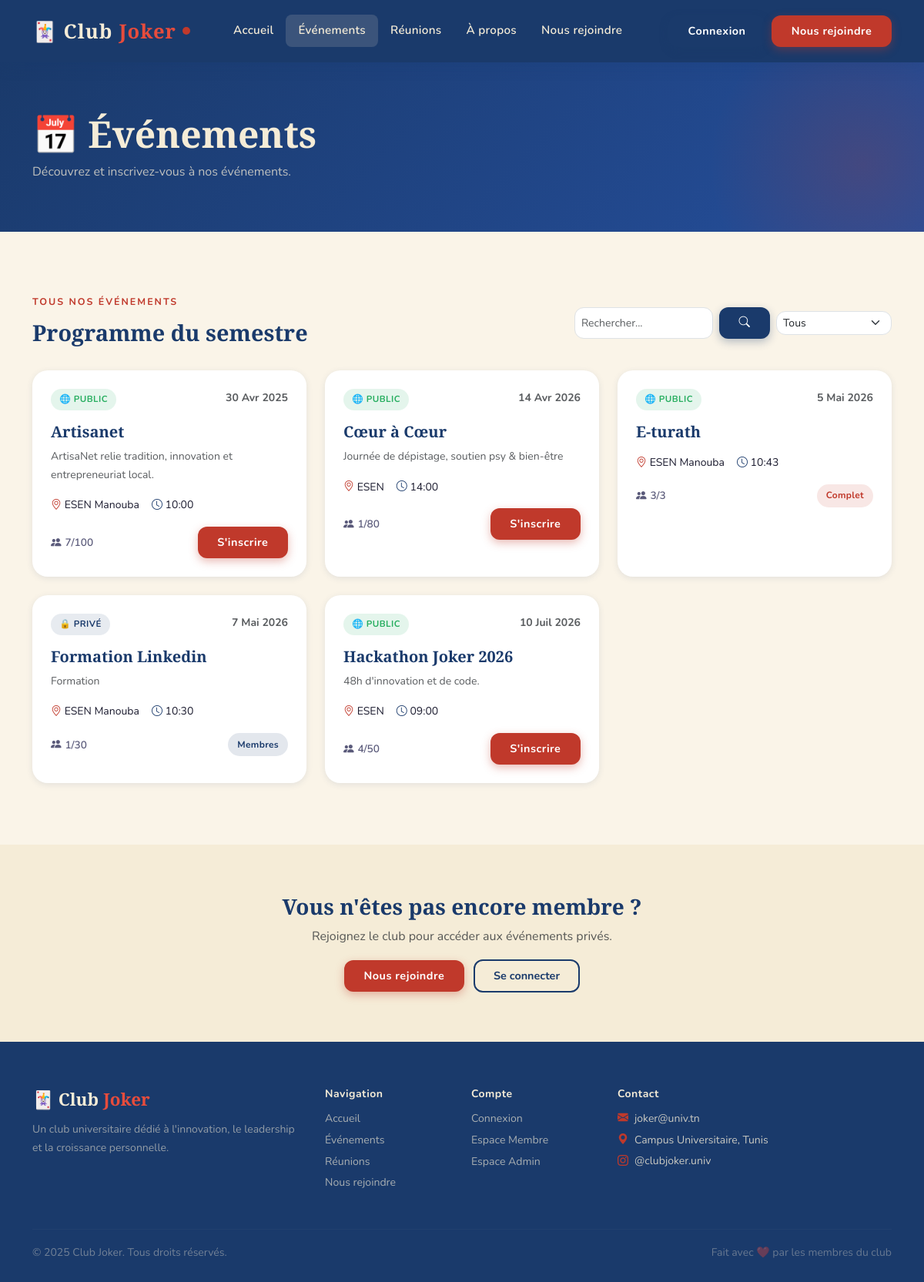
Page /index.php?page=evenements on the committed database.
### tables this page shows
CREATE TABLE `evenements` (
  `id` int NOT NULL,
  `titre` varchar(200) NOT NULL,
  `description` text,
  `date_evenement` date NOT NULL,
  `heure` time DEFAULT NULL,
  `lieu` varchar(150) DEFAULT NULL,
  `type` enum('public','prive') DEFAULT 'public',
  `max_participants` int DEFAULT '30',
  `id_createur` int DEFAULT NULL
);

### controllers/evenementController.php (called while the page is built, shortened)
<?php
require_once __DIR__ . '/../models/EvenementModel.php';
class EvenementController
{
    private EvenementModel $evenementModel;
    public function __construct()
    {
        $this->evenementModel = new EvenementModel();
    }
    public function afficherListe(): void
    {
        $filtre    = $_GET['filtre'] ?? 'tous';
        $recherche = trim($_GET['q'] ?? '');
        if (!empty($recherche)) {
            $evenements = $this->evenementModel->rechercher($recherche);
        } else {
            $evenements = $this->evenementModel->getTous($filtre);
        }
        require_once __DIR__ . '/../views/public/evenements.php';
    }
}

### config/database.php (called while the page is built, shortened)
<?php
class Database
{
    private static string $host     = 'localhost';
    private static string $dbname   = 'joker_club';
    private static string $user     = 'root';
    private static string $password = '';
    private static string $charset  = 'utf8mb4';
    private static ?PDO $instance = null;
    public static function getInstance(): PDO
    {
        if (self::$instance === null) {
            $host     = self::env('DB_HOST', self::$host);
            $port     = self::env('DB_PORT', '');
            $dbname   = self::env('DB_NAME', self::$dbname);
            $user     = self::env('DB_USER', self::env('DB_USERNAME', self::$user));
            $password = self::env('DB_PASSWORD', self::$password);
            $dsn = "mysql:host={$host}"
                 . ($port !== '' ? ";port={$port}" : '')
                 . ";dbname={$dbname}"
                 . ";charset=" . self::$charset;
            $options = [
                PDO::ATTR_ERRMODE            => PDO::ERRMODE_EXCEPTION,
                PDO::ATTR_DEFAULT_FETCH_MODE => PDO::FETCH_ASSOC,
                PDO::ATTR_EMULATE_PREPARES   => false,
            ];
            try {
                self::$instance = new PDO($dsn, $user, $password, $options);
            } catch (PDOException $e) {
                error_log('Database connection failed: ' . $e->getMessage());
                http_response_code(500);
                die('Connexion a la base de donnees echouee. Verifiez les variables DB_HOST, DB_NAME, DB_USER/DB_USERNAME et DB_PASSWORD.');
            }
        }
        return self::$instance;
    }
    private static function env(string $key, string $default = ''): string
    {
        $value = getenv($key);
        if ($value === false || $value === '') {
            return $default;
        }
        return $value;
    }
}

### models/evenementModel.php (called while the page is built, shortened)
<?php
require_once __DIR__ . '/../config/database.php';
class EvenementModel
{
    private PDO $pdo;
    public function __construct()
    {
        $this->pdo = Database::getInstance();
    }
    public function getTous(string $filtre = 'tous'): array
    {
        $sql = "SELECT e.*,
                       (SELECT COUNT(*) FROM inscriptions_evenements i
                        WHERE i.id_evenement = e.id) AS nb_inscrits
                FROM evenements e
                WHERE 1=1";
        $params = [];
        $sql .= " ORDER BY e.date_evenement ASC";
        $stmt = $this->pdo->prepare($sql);
        $stmt->execute($params);
        return $stmt->fetchAll();
    }
}

### views/public/evenements.php (the view, shortened to what this page needs)
<?php
$pageCourante = 'evenements';
require_once __DIR__ . '/../layout/header.php';
if (!function_exists('formatDateFr')) {
    function formatDateFr(string $date): string {
        $mois = ['','Jan','Fév','Mar','Avr','Mai','Juin','Juil','Aoû','Sep','Oct','Nov','Déc'];
        [$y, $m, $d] = explode('-', $date);
        return intval($d) . ' ' . $mois[intval($m)] . ' ' . $y;
    }
}
$filtreCourant = $_GET['filtre'] ?? 'tous';
$recherche     = $_GET['q'] ?? '';
?>
<div class="page-header">
  <div class="container" style="position:relative;z-index:2;">
    <h1 class="animate-fadeInUp">📅 Événements</h1>
    <p class="animate-fadeInUp delay-1">Découvrez et inscrivez-vous à nos événements.</p>
  </div>
</div>
<section class="section-pad">
  <div class="container">
    <div class="d-flex align-items-center justify-content-between flex-wrap gap-3 mb-4">
      <div class="section-heading mb-0">
        <span class="overline">Tous nos événements</span>
        <h2 style="font-size:1.8rem">Programme du semestre</h2>
      </div>
      <div class="d-flex gap-2 align-items-center flex-wrap">
        <form method="GET" action="index.php" class="d-flex gap-2">
          <input type="text" name="q" class="form-control form-control-sm rounded-joker"
                 placeholder="Rechercher..." value="<?= htmlspecialchars($recherche) ?>"
                 style="width:180px">
          <button type="submit" class="btn btn-joker-blue btn-sm">
            <i class="bi bi-search"></i>
          </button>
        </form>
        <form method="GET" action="index.php">
          <select class="form-select form-select-sm rounded-joker" name="filtre"
                  onchange="this.form.submit()" style="width:150px">
            <option value="tous"   <?= $filtreCourant === 'tous'   ? 'selected' : '' ?>>Tous</option>
          </select>
        </form>
      </div>
    </div>
    <div class="row g-4">
      <?php if (empty($evenements)): ?>
        <div class="col-12 empty-state">
          <i class="bi bi-calendar-x"></i>
          <p>Aucun événement trouvé.</p>
        </div>
      <?php else: ?>
        <?php foreach ($evenements as $evt):
          $nbInscrits = (int) $evt['nb_inscrits'];
          $spots      = (int) $evt['max_participants'] - $nbInscrits;
          $typeClass  = $evt['type'] === 'public' ? 'public' : 'private';
        ?>
        <div class="col-md-6 col-lg-4 animate-fadeInUp">
          <div class="joker-card h-100">
            <div class="card-body p-4">
              <div class="d-flex align-items-start justify-content-between mb-3">
                <span class="event-badge <?= $typeClass ?>">
                  <?= $evt['type'] === 'public' ? '🌐 Public' : '🔒 Privé' ?>
                </span>
                <small class="text-muted fw-bold"><?= formatDateFr($evt['date_evenement']) ?></small>
              </div>
              <h5 class="text-blue fw-bold mb-2"><?= htmlspecialchars($evt['titre']) ?></h5>
              <p class="text-muted small mb-3"><?= htmlspecialchars($evt['description'] ?? '') ?></p>
              <div class="d-flex align-items-center gap-3 mb-3 flex-wrap">
                <span class="small"><i class="bi bi-geo-alt text-red"></i> <?= htmlspecialchars($evt['lieu'] ?? '') ?></span>
                <span class="small"><i class="bi bi-clock text-blue"></i> <?= $evt['heure'] ? substr($evt['heure'],0,5) : '' ?></span>
              </div>
              <div class="d-flex align-items-center justify-content-between">
                <span class="participant-count">
                  <i class="bi bi-people-fill"></i> <?= $nbInscrits ?>/<?= $evt['max_participants'] ?>
                </span>
                <?php if ($evt['type'] === 'public' && $spots > 0): ?>
                  <button class="btn btn-joker-red btn-sm"
                          data-bs-toggle="modal"
                          data-bs-target="#modalInscription"
                          data-id="<?= $evt['id'] ?>"
                          data-titre="<?= htmlspecialchars($evt['titre']) ?>">
                    S'inscrire
                  </button>
                <?php elseif ($spots <= 0): ?>
                  <span class="badge-status refused">Complet</span>
                <?php else: ?>
                  <span class="badge-status active">Membres</span>
                <?php endif; ?>
              </div>
            </div>
          </div>
        </div>
        <?php endforeach; ?>
      <?php endif; ?>
    </div>
  </div>
</section>
<section style="background:var(--beige);padding:4rem 0">
  <div class="container text-center">
    <h3 class="text-blue mb-2">Vous n'êtes pas encore membre ?</h3>
    <p class="text-muted mb-3">Rejoignez le club pour accéder aux événements privés.</p>
    <a href="index.php?page=accueil#rejoindre" class="btn btn-joker-red me-2">Nous rejoindre</a>
    <a href="index.php?page=login" class="btn btn-joker-outline">Se connecter</a>
  </div>
</section>
<?php require_once __DIR__ . '/../layout/footer.php'; ?>

### index.php (shortened to what this page needs)
<?php
$page   = $_GET['page']   ?? 'accueil';
switch ($page) {
    case 'evenements':
        require_once __DIR__ . '/controllers/EvenementController.php';
        $ctrl = new EvenementController();
        $ctrl->afficherListe();
        break;
}

### views/layout/header.php (shortened to what this page needs)
<?php
$user       = $_SESSION['user'] ?? null;
$pageCourante = $pageCourante ?? '';
?>
<!DOCTYPE html>
<html lang="fr">
<head>
  <link rel="stylesheet" href="https://cdn.jsdelivr.net/npm/bootstrap@5.3.2/dist/css/bootstrap.min.css">
  <link rel="stylesheet" href="https://cdn.jsdelivr.net/npm/bootstrap-icons@1.11.3/font/bootstrap-icons.css">
  <link rel="stylesheet" href="public/style.css">
</head>
<body>
<nav class="navbar navbar-joker navbar-expand-lg">
  <div class="container">
    <a class="navbar-brand" href="index.php?page=accueil">
      🃏 Club <span style="color:var(--red-light)">Joker</span>
      <span class="brand-dot"></span>
    </a>
    <div class="collapse navbar-collapse" id="mainNav">
      <ul class="navbar-nav me-auto ms-4">
        <li class="nav-item">
          <a class="nav-link <?= $pageCourante === 'accueil' ? 'active' : '' ?>"
             href="index.php?page=accueil">Accueil</a>
        </li>
        <li class="nav-item">
          <a class="nav-link <?= $pageCourante === 'evenements' ? 'active' : '' ?>"
             href="index.php?page=evenements">Événements</a>
        </li>
        <li class="nav-item">
          <a class="nav-link <?= $pageCourante === 'reunions' ? 'active' : '' ?>"
             href="index.php?page=reunions">Réunions</a>
        </li>
        <li class="nav-item">
          <a class="nav-link" href="index.php?page=accueil#a-propos">À propos</a>
        </li>
        <li class="nav-item">
          <a class="nav-link" href="index.php?page=accueil#rejoindre">Nous rejoindre</a>
        </li>
      </ul>
      <div class="d-flex gap-2 mt-2 mt-lg-0">
        <?php if ($user): ?>
          <?php if ($user['role'] === 'admin'): ?>
            <a href="index.php?page=admin_dashboard" class="btn btn-joker-red btn-sm">
              <i class="bi bi-speedometer2 me-1"></i>Dashboard
            </a>
          <?php else: ?>
            <a href="index.php?page=membre_dashboard" class="btn btn-joker-blue btn-sm">
              <i class="bi bi-grid me-1"></i>Dashboard
            </a>
          <?php endif; ?>
          <a href="index.php?page=logout" class="btn btn-joker-outline btn-sm">
            <i class="bi bi-box-arrow-left me-1"></i>Déconnexion
          </a>
        <?php else: ?>
          <a href="index.php?page=login" class="btn btn-joker-blue btn-sm">Connexion</a>
          <a href="index.php?page=accueil#rejoindre" class="btn btn-joker-red btn-sm">Nous rejoindre</a>
        <?php endif; ?>
      </div>
    </div>
  </div>
</nav>

### views/layout/footer.php (shortened to what this page needs)
<footer class="footer-joker">
  <div class="container">
    <div class="row g-4">
      <div class="col-lg-4">
        <div class="footer-brand mb-2">🃏 Club <span style="color:var(--red-light)">Joker</span></div>
        <p class="small" style="color:rgba(245,236,215,0.55)">
          Un club universitaire dédié à l'innovation, le leadership et la croissance personnelle.
        </p>
      </div>
      <div class="col-lg-2 col-sm-4">
        <div class="fw-bold mb-2 small" style="color:var(--beige);letter-spacing:.5px">Navigation</div>
        <ul class="list-unstyled small">
          <li class="mb-1"><a href="index.php?page=accueil">Accueil</a></li>
          <li class="mb-1"><a href="index.php?page=evenements">Événements</a></li>
          <li class="mb-1"><a href="index.php?page=reunions">Réunions</a></li>
          <li class="mb-1"><a href="index.php?page=accueil#rejoindre">Nous rejoindre</a></li>
        </ul>
      </div>
      <div class="col-lg-2 col-sm-4">
        <div class="fw-bold mb-2 small" style="color:var(--beige);letter-spacing:.5px">Compte</div>
        <ul class="list-unstyled small">
          <li class="mb-1"><a href="index.php?page=login">Connexion</a></li>
          <li class="mb-1"><a href="index.php?page=membre_dashboard">Espace Membre</a></li>
          <li class="mb-1"><a href="index.php?page=admin_dashboard">Espace Admin</a></li>
        </ul>
      </div>
      <div class="col-lg-4 col-sm-4">
        <div class="fw-bold mb-2 small" style="color:var(--beige);letter-spacing:.5px">Contact</div>
        <ul class="list-unstyled small">
          <li class="mb-1"><i class="bi bi-envelope-fill me-2 text-red"></i>joker@univ.tn</li>
          <li class="mb-1"><i class="bi bi-geo-alt-fill me-2 text-red"></i>Campus Universitaire, Tunis</li>
          <li class="mb-1"><i class="bi bi-instagram me-2 text-red"></i>@clubjoker.univ</li>
        </ul>
      </div>
    </div>
    <hr class="footer-divider">
    <div class="row align-items-center">
      <div class="col-sm-6 small" style="color:rgba(245,236,215,0.4)">
        © 2025 Club Joker. Tous droits réservés.
      </div>
      <div class="col-sm-6 text-sm-end mt-2 mt-sm-0">
        <span class="small" style="color:rgba(245,236,215,0.35)">Fait avec ❤️ par les membres du club</span>
      </div>
    </div>
  </div>
</footer>
</body>
</html>

### rows in the picture
evenements: type "🌐 PUBLIC", date_evenement "30 Avr 2025", titre "Artisanet", description "ArtisaNet relie tradition, innovation et entrepreneuriat local.", lieu "ESEN Manouba", heure "10:00", nbInscrits "7", max_participants "100"
evenements: type "🌐 PUBLIC", date_evenement "14 Avr 2026", titre "Cœur à Cœur", description "Journée de dépistage, soutien psy & bien-être", lieu "ESEN", heure "14:00", nbInscrits "1", max_participants "80"
evenements: type "🌐 PUBLIC", date_evenement "5 Mai 2026", titre "E-turath", lieu "ESEN Manouba", heure "10:43", nbInscrits "3", max_participants "3"
evenements: type "🔒 PRIVÉ", date_evenement "7 Mai 2026", titre "Formation Linkedin", description "Formation", lieu "ESEN Manouba", heure "10:30", nbInscrits "1", max_participants "30"
evenements: type "🌐 PUBLIC", date_evenement "10 Juil 2026", titre "Hackathon Joker 2026", description "48h d'innovation et de code.", lieu "ESEN", heure "09:00", nbInscrits "4", max_participants "50"
